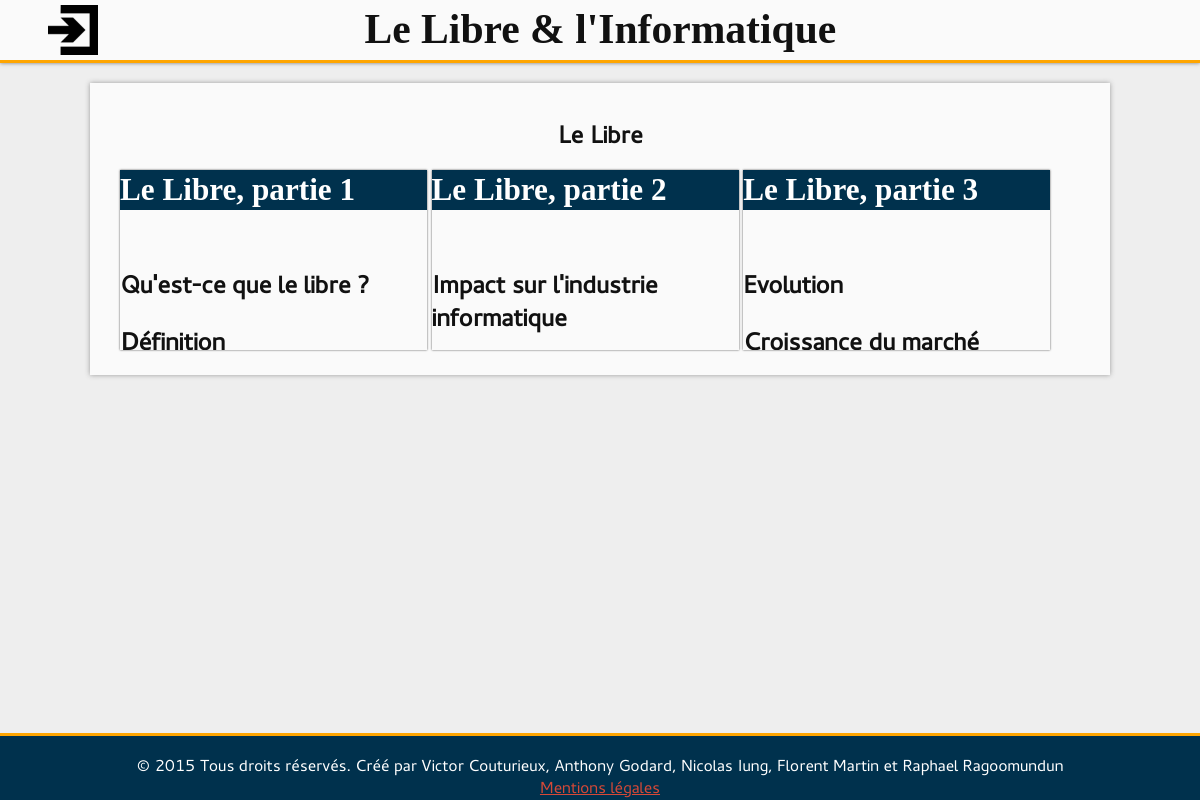
The page /categorie/?id=2 on the database its author committed.
### tables this page shows
CREATE TABLE `Categorie` (
  `id_Categorie` int(10) unsigned NOT NULL AUTO_INCREMENT,
  `intitule_Categorie` varchar(255) NOT NULL,
  `description_Categorie` text NOT NULL,
  PRIMARY KEY (`id_Categorie`)
);

CREATE TABLE `Article` (
  `id_Article` int(10) unsigned NOT NULL AUTO_INCREMENT,
  `contenu_Article` text NOT NULL,
  `date_parution_Article` timestamp NOT NULL DEFAULT CURRENT_TIMESTAMP,
  `nom_Article` varchar(255) NOT NULL,
  `Categorie_Article` int(10) unsigned NOT NULL,
  `last_modification_Article` int(10) unsigned NOT NULL,
  `Auteur_Article` int(10) unsigned NOT NULL,
  PRIMARY KEY (`id_Article`,`Categorie_Article`,`last_modification_Article`,`Auteur_Article`),
  KEY `article-categorie-link` (`Categorie_Article`),
  KEY `article-modification-link` (`last_modification_Article`),
  KEY `article-to-author-link` (`Auteur_Article`),
  CONSTRAINT `article-categorie-link` FOREIGN KEY (`Categorie_Article`) REFERENCES `Categorie` (`id_Categorie`),
  CONSTRAINT `article-modification-link` FOREIGN KEY (`last_modification_Article`) REFERENCES `Modification` (`id_Modification`),
  CONSTRAINT `article-to-author-link` FOREIGN KEY (`Auteur_Article`) REFERENCES `Utilisateur` (`id_Utilisateur`)
);

### include/functions.php (called while the page is built, shortened)
<?php
	function connectDB()
	{
		include("config.php");
		$link = new PDO('mysql:host='.$config['mysql']['host'].';port='.$config['mysql']['port'].';dbname='.$config['mysql']['db'].';charset=UTF8;',$config['mysql']['user'],$config['mysql']['password'], array(PDO::ATTR_PERSISTENT=>true));
		return $link;
	}
	function queryDB($req)
	{
		$link = connectDB();
		$que = $link->query($req) or die($req);
		$ret = $que->fetchAll();
		return $ret;
	}

### include/functionCatego.php (called while the page is built, shortened)
<?php
	include_once 'functions.php';
  	function GetCategoryNameByiD($id)
  	{
  		$req = 'SELECT intitule_Categorie
  				FROM Categorie WHERE id_Categorie ='.$id;
  		return queryDB($req)[0]['intitule_Categorie'];
  	}

### include/createTicket.php (called while the page is built, shortened)
<?php
    include_once 'functions.php';
	function getArticleByCategory($id_category)
    {
		$req = 'SELECT id_Article, nom_article, contenu_article
				From Article
				WHERE Categorie_Article = "' . $id_category . '"';
		return queryDB($req);
    }

### include/minArticle.php (the view)
<?php
function displayMinArticle($id, $name, $content, $dir)
{
	$link = $dir . 'article/?id=' . $id;
?>
	<a href="<?php echo $link; ?>" class="pub_link">
		<h2><?php echo $name; ?></h2>
		<p><?php echo html_entity_decode($content); ?></p>
	</a>
<?php
}
?>

### categorie/index.php (shortened to what this page needs)
<?php
include_once('../include/minArticle.php');
include_once('../include/functionCatego.php');
include_once('../include/createTicket.php');
?>
<!DOCTYPE html>
<html lang="fr">
	<head>
		<link rel="stylesheet" href="../style/base.css">
		<link rel="stylesheet" href="../style/minArticle.css">
		<link rel="stylesheet" href="../style/defil.css">
		<link rel="stylesheet" href="../style/categorie.css">
		<link rel="stylesheet" href="../style/input.css">
	</head>
	<body>
		<div id="container">
			<?php require('../include/head.php'); ?>
			<div id="main">
				<section>
				<?php
				if(isset($_GET['id'])):
				$id = htmlentities($_GET['id']);
				$name = GetCategoryNameByiD($id);
				if(!empty($name)):
				?>
				<h1><?php echo $name;?></h1>
				<?php
				$postList = getArticleByCategory($id);
				if(count($postList) < 10)
				{
					$nb = count($postList);
				}else
				{
					$nb = 10;
				}
				for($i = 0; $i < $nb; $i++)
				{
					displayMinArticle($postList[$i]['id_Article'], $postList[$i]['nom_article'], $postList[$i]['contenu_article'], $dir);
				}
				else:
				echo '<p style="text-align:center;">404 cette catégorie n\'éxite pas.</p>';
				http_response_code(404);
				endif;
				else:
				echo '<p style="text-align:center;">Il n\'y a aucune catégorie de sélectionnée.</p>';
				http_response_code(404);
				endif;
				?>
				</section>
			</div>
			<?php
			require('../include/foot.php');
			?>
		</div>
	</body>
</html>

### style/base.css (style rules this page uses)
html, body { font-family: Cantarell, Cantarell_up, sans-serif; color: #353535; margin: 0; height: 100%; background-color: #EEE; }
h1, h2, h3, h4, h5, h6 { color: #111; }
a { color: #D64937; }
#container { min-height: 100%; position: relative; }
#main { padding-bottom: 60px }
section { background-color: #FAFAFA; box-shadow: 0px 0px 5px #999; min-width: 300px; width: 80%; margin: 20px auto; padding: 15px 2.5%; }

### style/minArticle.css (style rules this page uses)
a.pub_link { display: inline-block; min-width: 200px; min-height: 110px; max-height: 180px; width: 100%; margin-bottom: 5px; overflow: hidden; box-shadow: 0 0 2px #555; color: #353535; text-decoration: none; transition: box-shadow 0.15s; }
a.pub_link p { padding: 6px; }
a.pub_link h2 { font-family: serif; background-color: #00314D; margin: 0; color: white; padding: 2px 0; }

### style/defil.css (style rules this page uses)
section h1 { text-align: center; }
a.pub_link { height: 200px; width: 32%; }

### style/categorie.css (style rules this page uses)
section a { text-decoration: none; font-size: 1.3em; }

### rows shown on the page
categorie: intitule_Categorie "Le Libre"
article: nom_Article "Le Libre, partie 1", contenu_Article "Qu'est-ce que le libre ? Définition"
article: nom_Article "Le Libre, partie 2", contenu_Article "Impact sur l'industrie informatique"
article: nom_Article "Le Libre, partie 3", contenu_Article "Evolution Croissance du marché"
